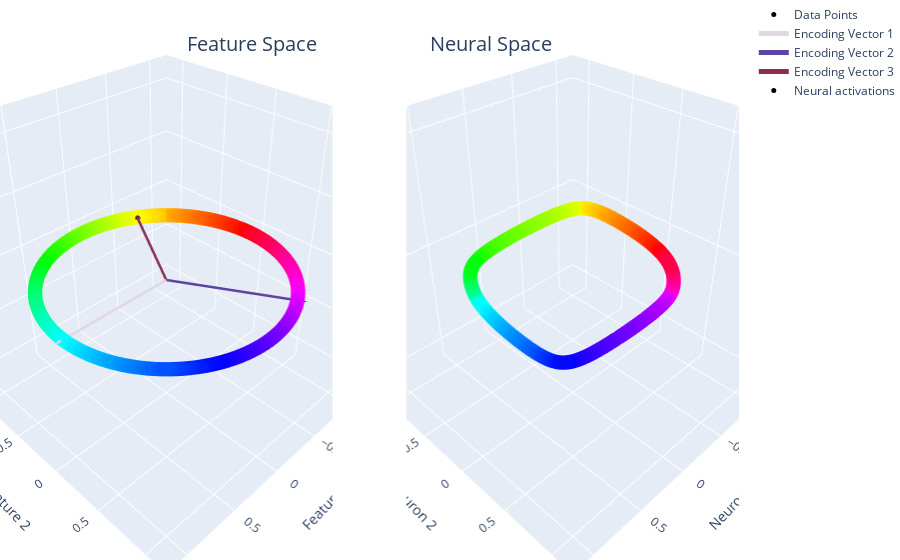

Write notebook code for a chart like this one.
### Markdown cell above
### Plot circle $\mathcal{S}^1$ and $N=3$ encoding vectors



We will project latent manifold $\mathcal{S}^1$ (minimal embedding dimension $d=2$) into $N$-dimensional neural state space ($N=3$) with a $d\times N$ matrix $A$. The entries of $A$ are randomly sampled from a uniform distribution $U[-1,1]$ and its columns are random encoding vectors.

### Code cell
num_points = 1000
data = synthetic.hypersphere(1, num_points)

x = data[:, 0]
y = data[:, 1]
z = np.zeros(num_points)

angles = torch.atan2(data[:, 1], data[:, 0])
normalized_angles = angles / (2 * np.pi) + 1 / 2
colors = plt.cm.hsv(normalized_angles)

N = 3
place_angles = np.linspace(0, 2 * np.pi, N, endpoint=False)
encoding_matrix = gs.vstack((gs.cos(place_angles), gs.sin(place_angles)))
vectors = [encoding_matrix[:, i] for i in range(N)]

cm = plt.get_cmap("twilight")
vector_colors = [cm(1.0 * i / N) for i in range(N)]
vector_colors = [
    "rgb({}, {}, {})".format(int(r * 255), int(g * 255), int(b * 255))
    for r, g, b, _ in vector_colors
]

scatter1 = go.Scatter3d(
    x=x, y=y, z=z, mode="markers", marker=dict(size=5, color=colors), name="Data Points"
)

lines_and_cones = []
for idx, (vector, color) in enumerate(zip(vectors, vector_colors)):
    lines_and_cones.append(
        go.Scatter3d(
            x=[0, vector[0]],
            y=[0, vector[1]],
            z=[0, 0],
            mode="lines",
            line=dict(color=color, width=5),
            name=f"Encoding Vector {idx+1}",
        )
    )
    lines_and_cones.append(
        go.Cone(
            x=[vector[0]],
            y=[vector[1]],
            z=[0],
            u=[vector[0] / 10],
            v=[vector[1] / 10],
            w=[0],
            showscale=False,
            colorscale=[[0, color], [1, color]],
            sizemode="absolute",
            sizeref=0.1,
        )
    )

# Your existing setup for the second plot
transformed_encoding_vectors = synthetic.encode_points(
    encoding_matrix.T, encoding_matrix
)
encoded_data = synthetic.encode_points(data, encoding_matrix)
scales = gs.array([5, 3, 1])
sigmoid_data = synthetic.apply_nonlinearity(encoded_data, "sigmoid", scales=scales)

x = sigmoid_data[:, 0]
y = sigmoid_data[:, 1]
z = sigmoid_data[:, 2]

scatter2 = go.Scatter3d(
    x=x,
    y=y,
    z=z,
    mode="markers",
    marker=dict(size=5, color=colors),
    name="Neural activations",
)

# Create a subplot with 1 row and 2 columns
fig = make_subplots(
    rows=1, cols=2, specs=[[{"type": "scatter3d"}, {"type": "scatter3d"}]]
)

# Add the first set of traces (scatter1 and lines_and_cones) to the first subplot
fig.add_traces(
    [scatter1] + lines_and_cones,
    rows=[1] * (len([scatter1]) + len(lines_and_cones)),
    cols=[1] * (len([scatter1]) + len(lines_and_cones)),
)

# Add the second scatter (scatter2) to the second subplot
fig.add_trace(scatter2, row=1, col=2)

# Update layout for each subplot
fig.update_layout(
    scene1=dict(
        aspectmode="cube",
        xaxis=dict(range=[-1.2, 1.2], title="Feature 1"),
        yaxis=dict(range=[-1.2, 1.2], title="Feature 2"),
        zaxis=dict(range=[-1.2, 1.2], title=""),
    ),
    scene2=dict(
        aspectmode="cube",
        xaxis=dict(range=[-1.2, 1.2], title="Neuron 1"),
        yaxis=dict(range=[-1.2, 1.2], title="Neuron 2"),
        zaxis=dict(range=[-1.2, 1.2], title="Neuron 3"),
    ),
    margin=dict(l=0, r=0, b=0, t=0),
    title_text="",
    annotations=[
        dict(
            text="Feature Space",
            xref="paper",
            yref="paper",
            x=0.25,
            y=0.95,
            showarrow=False,
            font=dict(size=20),
        ),
        dict(
            text="Neural Space",
            xref="paper",
            yref="paper",
            x=0.75,
            y=0.95,
            showarrow=False,
            font=dict(size=20),
        ),
    ],
)


fig.show()

### Figure 1 — Plotly figure (JSON) as saved in the notebook; plotly's stock layout.template omitted (floating-point values rounded to 4 significant figures; data arrays with more than 128 entries replaced by an {"elided": "..."} marker saying what was removed)
{"data": [{"marker": {"color": {"elided": "1000x4 float values"}, "size": 5}, "mode": "markers", "name": "Data Points", "scene": "scene", "type": "scatter3d", "x": {"elided": "1000 float values"}, "y": {"elided": "1000 float values"}, "z": {"elided": "1000 int values"}}, {"line": {"color": "rgb(225, 216, 226)", "width": 5}, "mode": "lines", "name": "Encoding Vector 1", "scene": "scene", "type": "scatter3d", "x": [0, 1], "y": [0, 0], "z": [0, 0]}, {"colorscale": [[0, "rgb(225, 216, 226)"], [1, "rgb(225, 216, 226)"]], "scene": "scene", "showscale": false, "sizemode": "absolute", "sizeref": 0.1, "type": "cone", "u": [0.1], "v": [0], "w": [0], "x": [1], "y": [0], "z": [0]}, {"line": {"color": "rgb(93, 67, 164)", "width": 5}, "mode": "lines", "name": "Encoding Vector 2", "scene": "scene", "type": "scatter3d", "x": [0, -0.5], "y": [0, 0.866], "z": [0, 0]}, {"colorscale": [[0, "rgb(93, 67, 164)"], [1, "rgb(93, 67, 164)"]], "scene": "scene", "showscale": false, "sizemode": "absolute", "sizeref": 0.1, "type": "cone", "u": [-0.05], "v": [0.0866], "w": [0], "x": [-0.5], "y": [0.866], "z": [0]}, {"line": {"color": "rgb(141, 44, 80)", "width": 5}, "mode": "lines", "name": "Encoding Vector 3", "scene": "scene", "type": "scatter3d", "x": [0, -0.5], "y": [0, -0.866], "z": [0, 0]}, {"colorscale": [[0, "rgb(141, 44, 80)"], [1, "rgb(141, 44, 80)"]], "scene": "scene", "showscale": false, "sizemode": "absolute", "sizeref": 0.1, "type": "cone", "u": [-0.05], "v": [-0.0866], "w": [0], "x": [-0.5], "y": [-0.866], "z": [0]}, {"marker": {"color": {"elided": "1000x4 float values"}, "size": 5}, "mode": "markers", "name": "Neural activations", "scene": "scene2", "type": "scatter3d", "x": {"elided": "1000 float values"}, "y": {"elided": "1000 float values"}, "z": {"elided": "1000 float values"}}], "layout": {"annotations": [{"font": {"size": 20}, "showarrow": false, "text": "Feature Space", "x": 0.25, "xref": "paper", "y": 0.95, "yref": "paper"}, {"font": {"size": 20}, "showarrow": false, "text": "Neural Space", "x": 0.75, "xref": "paper", "y": 0.95, "yref": "paper"}], "margin": {"b": 0, "l": 0, "r": 0, "t": 0}, "scene": {"aspectmode": "cube", "domain": {"x": [0, 0.45], "y": [0, 1]}, "xaxis": {"range": [-1.2, 1.2], "title": {"text": "Feature 1"}}, "yaxis": {"range": [-1.2, 1.2], "title": {"text": "Feature 2"}}, "zaxis": {"range": [-1.2, 1.2], "title": {"text": ""}}}, "scene2": {"aspectmode": "cube", "domain": {"x": [0.55, 1], "y": [0, 1]}, "xaxis": {"range": [-1.2, 1.2], "title": {"text": "Neuron 1"}}, "yaxis": {"range": [-1.2, 1.2], "title": {"text": "Neuron 2"}}, "zaxis": {"range": [-1.2, 1.2], "title": {"text": "Neuron 3"}}}, "title": {"text": ""}}}
